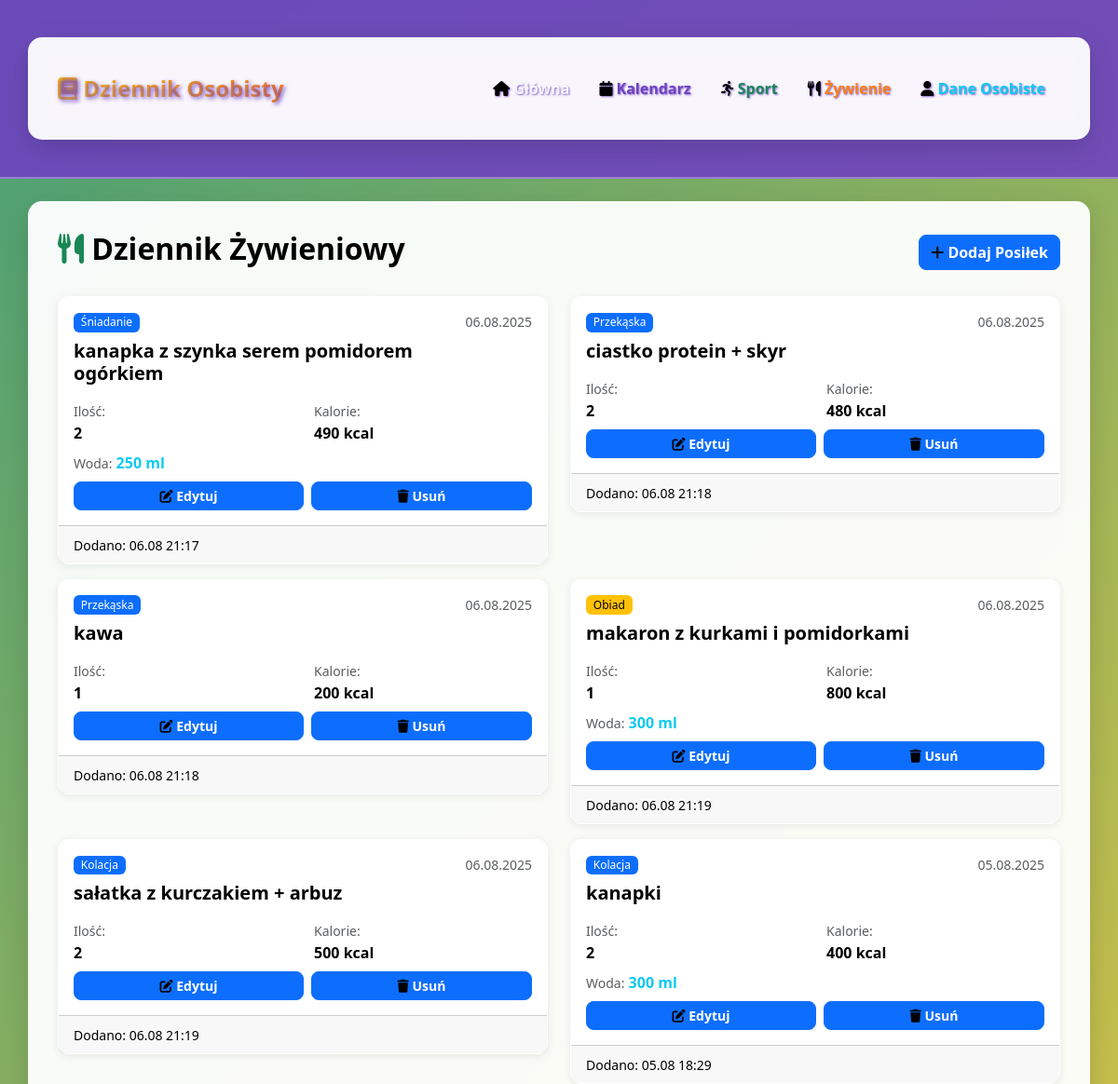
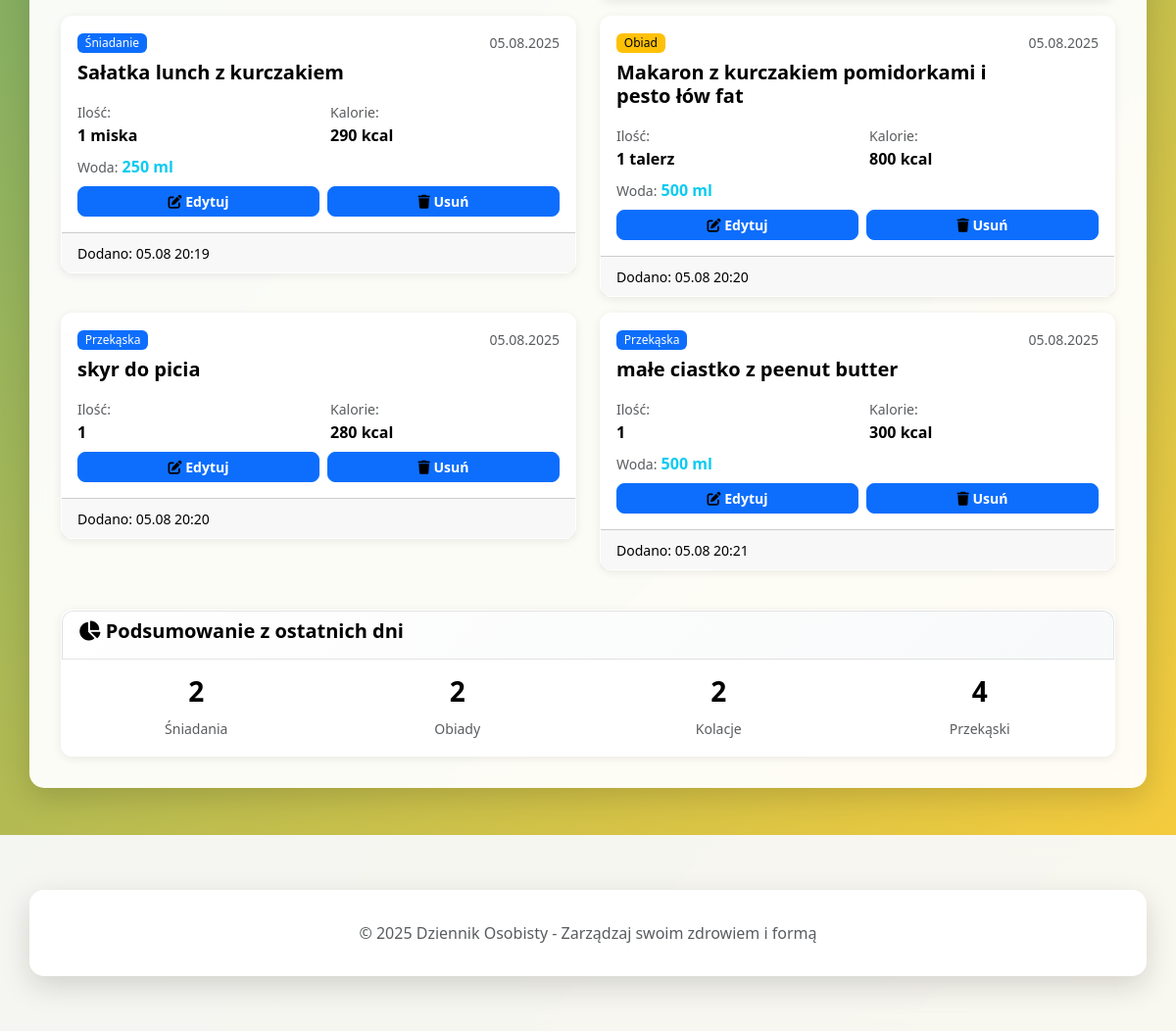
/nutrition, run on the app's committed database (2 pictures, top to bottom).
### app.py (models this page shows)
class NutritionEntry(db.Model):
    id = db.Column(db.Integer, primary_key=True)
    date = db.Column(db.Date, nullable=False)
    meal_type = db.Column(db.String(50), nullable=False)  # śniadanie, obiad, kolacja, przekąska
    food_item = db.Column(db.String(200), nullable=False)
    quantity = db.Column(db.String(100))
    calories = db.Column(db.Integer)
    water_ml = db.Column(db.Integer, default=0)
    notes = db.Column(db.Text)
    created_at = db.Column(db.DateTime, default=datetime.utcnow)

### app.py (the view)
@app.route('/nutrition')
def nutrition():
    entries = NutritionEntry.query.order_by(NutritionEntry.date.desc()).limit(20).all()
    return render_template('nutrition.html', entries=entries)

### templates/nutrition.html (shortened to what this page needs)
{% extends "base.html" %}
{% block body_class %}bg-nutrition{% endblock %}
{% block content %}
<div class="d-flex justify-content-between align-items-center mb-4">
    <h2><i class="fas fa-utensils text-success"></i> Dziennik Żywieniowy</h2>
    <a href="{{ url_for('add_nutrition') }}" class="btn btn-success">
        <i class="fas fa-plus"></i> Dodaj Posiłek
    </a>
</div>
{% if entries %}
<div class="row">
    {% for entry in entries %}
    <div class="col-md-6 mb-3">
        <div class="card">
            <div class="card-body">
                <div class="d-flex justify-content-between align-items-start">
                    <div>
                        <h6 class="card-title">
                            <span class="badge bg-{{ 'primary' if entry.meal_type == 'śniadanie' else 'warning' if entry.meal_type == 'obiad' else 'info' if entry.meal_type == 'kolacja' else 'secondary' }}">
                                {{ entry.meal_type.title() }}
                            </span>
                        </h6>
                        <h5>{{ entry.food_item }}</h5>
                    </div>
                    <small class="text-muted">{{ entry.date.strftime('%d.%m.%Y') }}</small>
                </div>
                <div class="row mt-2">
                    {% if entry.quantity %}
                    <div class="col-6">
                        <small class="text-muted">Ilość:</small><br>
                        <strong>{{ entry.quantity }}</strong>
                    </div>
                    {% endif %}
                    {% if entry.calories %}
                    <div class="col-6">
                        <small class="text-muted">Kalorie:</small><br>
                        <strong>{{ entry.calories }} kcal</strong>
                    </div>
                    {% endif %}
                </div>
                {% if entry.water_ml > 0 %}
                <div class="mt-2">
                    <small class="text-muted">Woda:</small>
                    <strong class="text-info">{{ entry.water_ml }} ml</strong>
                </div>
                {% endif %}
                <div class="d-flex gap-2 mt-2">
                    <a href="{{ url_for('edit_nutrition', id=entry.id) }}" class="btn btn-outline-primary btn-sm flex-fill">
                        <i class="fas fa-edit"></i> Edytuj
                    </a>
                    <form method="POST" action="{{ url_for('delete_nutrition', id=entry.id) }}" class="flex-fill">
                        <button type="submit" class="btn btn-outline-danger btn-sm w-100"
                                onclick="return confirm('Czy na pewno chcesz usunąć ten posiłek?')">
                            <i class="fas fa-trash"></i> Usuń
                        </button>
                    </form>
                </div>
            </div>
            <div class="card-footer text-muted">
                <small>Dodano: {{ entry.created_at.strftime('%d.%m %H:%M') }}</small>
            </div>
        </div>
    </div>
    {% endfor %}
</div>
<div class="card mt-4">
    <div class="card-header">
        <h5><i class="fas fa-chart-pie"></i> Podsumowanie z ostatnich dni</h5>
    </div>
    <div class="card-body">
        <div class="row text-center">
            <div class="col-md-3">
                <h3 class="text-primary">{{ entries|selectattr('meal_type', 'equalto', 'śniadanie')|list|length }}</h3>
                <small class="text-muted">Śniadania</small>
            </div>
            <div class="col-md-3">
                <h3 class="text-warning">{{ entries|selectattr('meal_type', 'equalto', 'obiad')|list|length }}</h3>
                <small class="text-muted">Obiady</small>
            </div>
            <div class="col-md-3">
                <h3 class="text-info">{{ entries|selectattr('meal_type', 'equalto', 'kolacja')|list|length }}</h3>
                <small class="text-muted">Kolacje</small>
            </div>
            <div class="col-md-3">
                <h3 class="text-secondary">{{ entries|selectattr('meal_type', 'equalto', 'przekąska')|list|length }}</h3>
                <small class="text-muted">Przekąski</small>
            </div>
        </div>
    </div>
</div>
{% endif %}
{% endblock %}

### static/css/style.css (style rules this page uses)
body { background-color: #f8f9fa; font-family: 'Segoe UI', Tahoma, Geneva, Verdana, sans-serif; }
.card { border: none; border-radius: 12px; box-shadow: 0 2px 10px rgba(0, 0, 0, 0.08); transition: transform 0.2s ease-in-out; }
.card-header { background: linear-gradient(135deg, #f8f9fa 0%, #e9ecef 100%); border-bottom: 1px solid #dee2e6; border-radius: 12px 12px 0 0 !important; }
.btn { border-radius: 8px; font-weight: 500; transition: all 0.2s ease-in-out; }
.badge { border-radius: 6px; font-weight: 500; }
.bg-home .badge, .bg-sport .badge, .bg-nutrition .badge, .bg-personal .badge, .bg-calendar .badge { background-color: #0d6efd !important; color: #ffffff !important; text-shadow: none; }
.bg-home .badge.bg-warning, .bg-sport .badge.bg-warning, .bg-nutrition .badge.bg-warning, .bg-personal .badge.bg-warning, .bg-calendar .badge.bg-warning { background-color: #ffc107 !important; color: #000000 !important; }
* { transition: all 0.2s ease-in-out; }
.bg-nutrition { background: linear-gradient(135deg, rgba(25, 135, 84, 0.8), rgba(255, 193, 7, 0.8)), url('https://images.unsplash.com/photo-1482049016688-2d3e1b311543?w=1920&h=1080&fit=crop&q=80') center/cover; min-height: 100vh; }
.bg-home .card, .bg-sport .card, .bg-nutrition .card, .bg-personal .card, .bg-calendar .card { background: rgba(255, 255, 255, 0.98); border: 1px solid rgba(255, 255, 255, 0.2); backdrop-filter: blur(15px); }
.bg-home .card-header, .bg-sport .card-header, .bg-nutrition .card-header, .bg-personal .card-header, .bg-calendar .card-header { background: linear-gradient(135deg, #ffffff 0%, #f8f9fa 100%) !important; color: #000000 !important; border-bottom: 2px solid rgba(0, 0, 0, 0.1); text-shadow: none; font-weight: 600; border: 1px solid rgba(0, 0, 0, 0.1); }
.bg-home h1, .bg-home h2, .bg-home h3, .bg-home h4, .bg-home h5, .bg-home h6, .bg-sport h1, .bg-sport h2, .bg-sport h3, .bg-sport h4, .bg-sport h5, .bg-sport h6, .bg-nutrition h1, .bg-nutrition h2, .bg-nutrition h3, .bg-nutrition h4, .bg-nutrition h5, .bg-nutrition h6, .bg-personal h1, .bg-personal h2, .bg-personal h3, .bg-personal h4, .bg-personal h5, .bg-personal h6, .bg-calendar h1, .bg-calendar h2, .bg-calendar h3, .bg-calendar h4, .bg-calendar h5, .bg-calendar h6 { color: #000000 !important; text-shadow: none; font-weight: 600; }
.bg-home .btn:not(.btn-outline-light), .bg-sport .btn:not(.btn-outline-light), .bg-nutrition .btn:not(.btn-outline-light), .bg-personal .btn:not(.btn-outline-light), .bg-calendar .btn:not(.btn-outline-light) { background-color: #0d6efd; border-color: #0d6efd; color: #ffffff; font-weight: 600; text-shadow: none; }
.bg-home .container *, .bg-sport .container *, .bg-nutrition .container *, .bg-personal .container *, .bg-calendar .container * { color: #000000; }
.bg-home a, .bg-sport a, .bg-nutrition a, .bg-personal a, .bg-calendar a { color: #0d6efd; text-decoration: none; }

### data on the page
NutritionEntry: meal_type "Śniadanie", food_item "kanapka z szynka serem pomidorem ogórkiem", date "06.08.2025", quantity "2", calories "490", water_ml "250", created_at "06.08 21:17"
NutritionEntry: meal_type "Przekąska", food_item "ciastko protein + skyr", date "06.08.2025", quantity "2", calories "480", created_at "06.08 21:18"
NutritionEntry: meal_type "Przekąska", food_item "kawa", date "06.08.2025", quantity "1", calories "200", created_at "06.08 21:18"
NutritionEntry: meal_type "Obiad", food_item "makaron z kurkami i pomidorkami", date "06.08.2025", quantity "1", calories "800", water_ml "300", created_at "06.08 21:19"
NutritionEntry: meal_type "Kolacja", food_item "sałatka z kurczakiem + arbuz", date "06.08.2025", quantity "2", calories "500", created_at "06.08 21:19"
NutritionEntry: meal_type "Kolacja", food_item "kanapki", date "05.08.2025", quantity "2", calories "400", water_ml "300", created_at "05.08 18:29"
NutritionEntry: meal_type "Śniadanie", food_item "Sałatka lunch z kurczakiem", date "05.08.2025", quantity "1 miska", calories "290", water_ml "250", created_at "05.08 20:19"
NutritionEntry: meal_type "Obiad", food_item "Makaron z kurczakiem pomidorkami i pesto łów fat", date "05.08.2025", quantity "1 talerz", calories "800", water_ml "500", created_at "05.08 20:20"
NutritionEntry: meal_type "Przekąska", food_item "skyr do picia", date "05.08.2025", quantity "1", calories "280", created_at "05.08 20:20"
NutritionEntry: meal_type "Przekąska", food_item "małe ciastko z peenut butter", date "05.08.2025", quantity "1", calories "300", water_ml "500", created_at "05.08 20:21"

### other printed values
{{ entries|selectattr('meal_type', 'equalto', 'śniadanie')|list|length }} "2"
{{ entries|selectattr('meal_type', 'equalto', 'obiad')|list|length }} "2"
{{ entries|selectattr('meal_type', 'equalto', 'kolacja')|list|length }} "2"
{{ entries|selectattr('meal_type', 'equalto', 'przekąska')|list|length }} "4"
